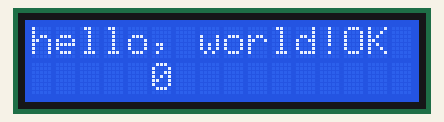
Recording of a sketch running on a simulated Arduino Uno, built with avr-gcc and run on an emulated ATmega328P. Shown: 16×2 character LCD.

Above: at 0.1 s.
At 0.6 s:
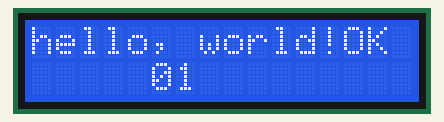
At 1.1 s:
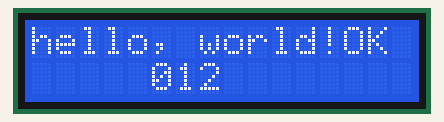
At 2.1 s:
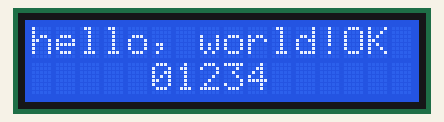
At 3.1 s:
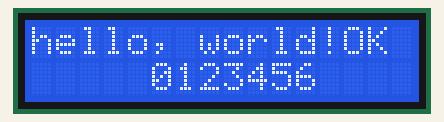
At 4.6 s:
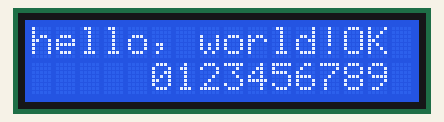

The sketch:

p4.ino
```cpp
#include <LiquidCrystal.h>

const int rs = 12, en = 11, d4 = 5, d5 = 4, d6 = 3, d7 = 2;

LiquidCrystal lcd(rs, en, d4, d5, d6, d7);

void setup() {
 // set up the LCD's number of columns and rows:
 lcd.begin(16, 2);
 // Print a message to the LCD.
  lcd.print("hello, world!");
}

void loop() {
  lcd.setCursor(13, 0);
  lcd.print("OK");
  lcd.setCursor(5, 1);
  for (int thisChar = 0; thisChar< 10; thisChar++)
  {
    lcd.print(thisChar);
    delay(500);
 }
}
```

Measured:
- what the display in image 1 shows lasts 0.5 s, from 0.6 s to 1.1 s
